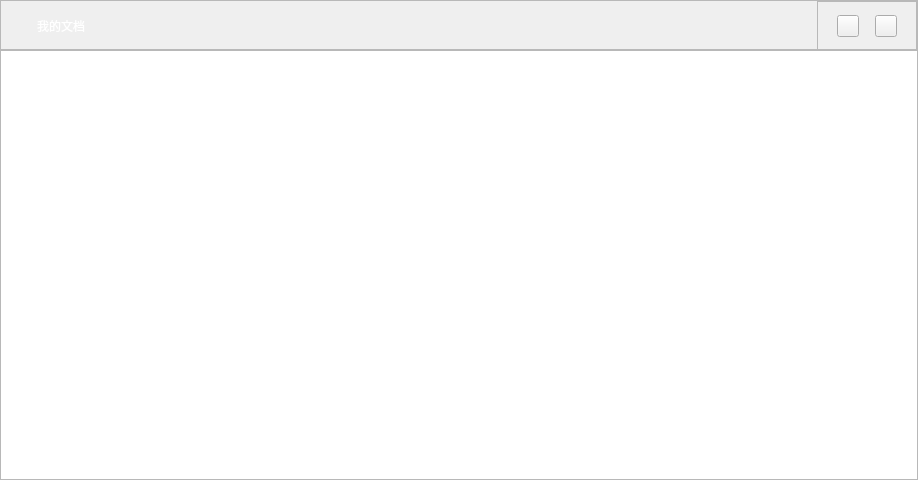
<?xml version="1.0" encoding="UTF-8"?>
<ui version="4.0">
 <class>MyDocFile</class>
 <widget class="QWidget" name="MyDocFile">
  <property name="geometry">
   <rect>
    <x>0</x>
    <y>0</y>
    <width>918</width>
    <height>480</height>
   </rect>
  </property>
  <property name="windowTitle">
   <string>Form</string>
  </property>
  <layout class="QVBoxLayout" name="verticalLayout">
   <property name="spacing">
    <number>0</number>
   </property>
   <property name="leftMargin">
    <number>0</number>
   </property>
   <property name="topMargin">
    <number>0</number>
   </property>
   <property name="rightMargin">
    <number>0</number>
   </property>
   <property name="bottomMargin">
    <number>0</number>
   </property>
   <item>
    <widget class="QFrame" name="frame_doc">
     <property name="minimumSize">
      <size>
       <width>0</width>
       <height>50</height>
      </size>
     </property>
     <property name="maximumSize">
      <size>
       <width>16777215</width>
       <height>50</height>
      </size>
     </property>
     <property name="frameShape">
      <enum>QFrame::StyledPanel</enum>
     </property>
     <property name="frameShadow">
      <enum>QFrame::Raised</enum>
     </property>
     <layout class="QHBoxLayout" name="horizontalLayout_3">
      <property name="spacing">
       <number>0</number>
      </property>
      <property name="leftMargin">
       <number>0</number>
      </property>
      <property name="topMargin">
       <number>0</number>
      </property>
      <property name="rightMargin">
       <number>0</number>
      </property>
      <property name="bottomMargin">
       <number>0</number>
      </property>
      <item>
       <layout class="QHBoxLayout" name="horizontalLayout">
        <item>
         <widget class="QPushButton" name="pushButton_mydoc">
          <property name="minimumSize">
           <size>
            <width>120</width>
            <height>50</height>
           </size>
          </property>
          <property name="maximumSize">
           <size>
            <width>16777215</width>
            <height>50</height>
           </size>
          </property>
          <property name="styleSheet">
           <string notr="true">QPushButton
{
border: none;
color: white;
font: 800 20px &quot;微软雅黑&quot;;
background-color: transparent;
}</string>
          </property>
          <property name="text">
           <string>我的文档</string>
          </property>
         </widget>
        </item>
        <item>
         <spacer name="horizontalSpacer">
          <property name="orientation">
           <enum>Qt::Horizontal</enum>
          </property>
          <property name="sizeHint" stdset="0">
           <size>
            <width>418</width>
            <height>20</height>
           </size>
          </property>
         </spacer>
        </item>
        <item>
         <widget class="QFrame" name="frame_showtype">
          <property name="minimumSize">
           <size>
            <width>100</width>
            <height>50</height>
           </size>
          </property>
          <property name="maximumSize">
           <size>
            <width>100</width>
            <height>50</height>
           </size>
          </property>
          <property name="frameShape">
           <enum>QFrame::StyledPanel</enum>
          </property>
          <property name="frameShadow">
           <enum>QFrame::Raised</enum>
          </property>
          <layout class="QHBoxLayout" name="horizontalLayout_2">
           <item>
            <widget class="QPushButton" name="pushButton_listMode">
             <property name="minimumSize">
              <size>
               <width>22</width>
               <height>22</height>
              </size>
             </property>
             <property name="maximumSize">
              <size>
               <width>22</width>
               <height>22</height>
              </size>
             </property>
             <property name="styleSheet">
              <string notr="true">QPushButton
{
border-image: url(:/images/fileitem/file_listMode.png);
}</string>
             </property>
             <property name="text">
              <string/>
             </property>
            </widget>
           </item>
           <item>
            <widget class="QPushButton" name="pushButton_iconMode">
             <property name="minimumSize">
              <size>
               <width>22</width>
               <height>22</height>
              </size>
             </property>
             <property name="maximumSize">
              <size>
               <width>22</width>
               <height>22</height>
              </size>
             </property>
             <property name="styleSheet">
              <string notr="true">QPushButton
{
border-image: url(:/images/fileitem/file_iconMode.png);
}</string>
             </property>
             <property name="text">
              <string/>
             </property>
            </widget>
           </item>
          </layout>
         </widget>
        </item>
       </layout>
      </item>
     </layout>
    </widget>
   </item>
   <item>
    <widget class="QListWidget" name="listWidget_doc"/>
   </item>
  </layout>
 </widget>
 <resources/>
 <connections/>
</ui>
